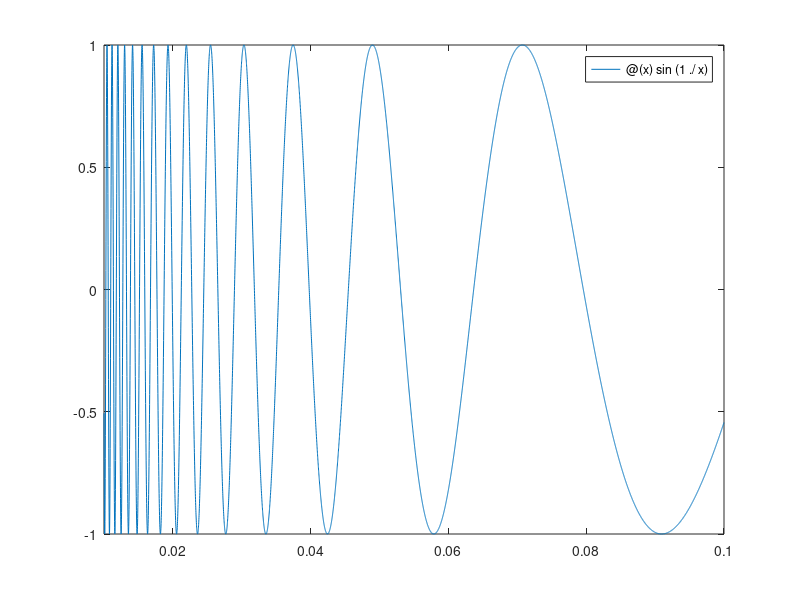

Reproduce this figure in MATLAB.
% 无需文件的匿名函数
% 只要函数包含一个语句，匿名函数即允许您定义该函数而不必创建程序文件。匿名函数通
% 常用于定义数学表达式，然后使用 MATLAB® 复合函数（即接受函数句柄用作输入的函数）
% 基于某个值范围计算该表达式。
% 例如，以下语句为匿名函数创建名称为 s 的函数句柄：
s = @(x) sin(1./x);
% 该函数具有一个输入 x。@ 运算符创建函数句柄。您可以使用该函数句柄针对特定值计算
% 函数，例如
y = s(pi);
% 您也可以将该函数句柄传递给在某一值范围内计算的函数，例如 fplot：
range = [0.01,0.1];
fplot(s,range)




